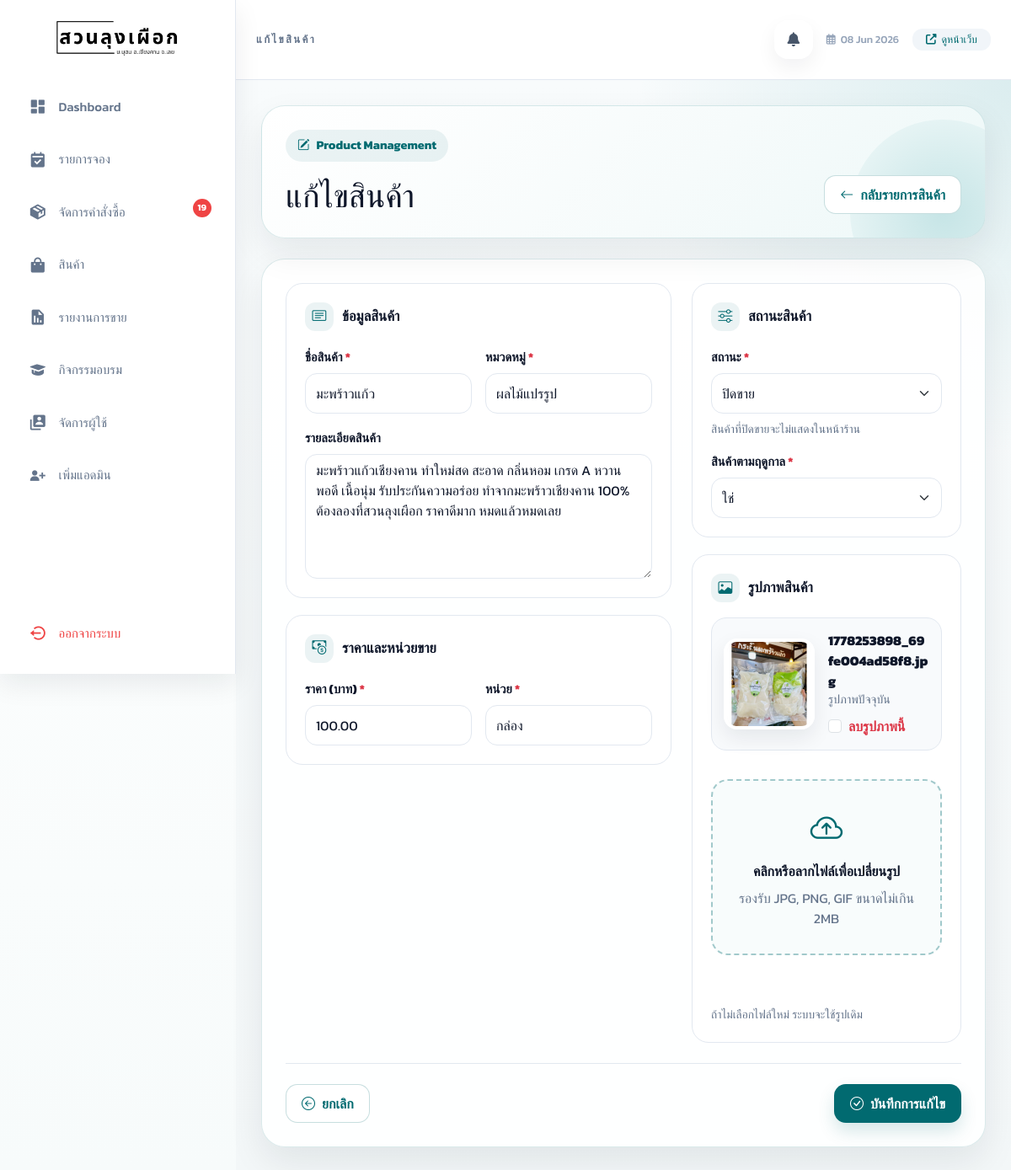
Screenshot of /admin/edit_product.php?id=17 (signed in) with the database file from the repository.
### tables this page shows
CREATE TABLE `products` (
  `product_id` int(11) NOT NULL,
  `product_name` varchar(255) NOT NULL,
  `category` varchar(100) DEFAULT NULL,
  `price` decimal(10,2) NOT NULL,
  `unit` varchar(50) DEFAULT NULL,
  `seasonal` tinyint(1) DEFAULT 0,
  `status` enum('active','inactive') DEFAULT 'active',
  `product_image` varchar(255) DEFAULT NULL,
  `product_description` text DEFAULT NULL
);

### admin/edit_product.php (the view, shortened to what this page needs)
<?php
require_once 'sidebar.php';
$id = isset($_GET['id']) ? (int) $_GET['id'] : 0;
$stmt = $conn->prepare('SELECT * FROM products WHERE product_id = ? LIMIT 1');
$stmt->bind_param('i', $id);
$stmt->execute();
$product = $stmt->get_result()->fetch_assoc();
$adminPageExtraHead = <<<'HTML'
<link href="https://cdn.jsdelivr.net/npm/bootstrap@5.3.3/dist/css/bootstrap.min.css" rel="stylesheet">
<link rel="stylesheet" href="https://cdn.jsdelivr.net/npm/bootstrap-icons@1.11.3/font/bootstrap-icons.min.css">
<link rel="stylesheet" href="css/product_admin.css">
HTML;
?>
<div class="product-admin-page">
    <section class="product-hero">
        <span class="product-topline"><i class="bi bi-pencil-square"></i> Product Management</span>
        <div class="product-hero-grid">
            <div>
                <h1>แก้ไขสินค้า</h1>
            </div>
            <a href="manage_product.php" class="product-btn product-btn-secondary">
                <i class="bi bi-arrow-left"></i> กลับรายการสินค้า
            </a>
        </div>
    </section>
    <section class="product-form-card">
        <form action="update_product.php" method="POST" enctype="multipart/form-data" class="needs-validation" novalidate>
            <div class="product-form-grid">
                <div>
                    <div class="product-section">
                        <h2 class="product-section-title"><i class="bi bi-card-text"></i> ข้อมูลสินค้า</h2>
                        <div class="row g-3">
                            <div class="col-md-6">
                                <label for="product_name" class="form-label">ชื่อสินค้า <span class="text-danger">*</span></label>
                                <input type="text" class="form-control" id="product_name" name="product_name" value="<?= htmlspecialchars((string) $product['product_name'], ENT_QUOTES, 'UTF-8') ?>" required>
                            </div>
                            <div class="col-md-6">
                                <label for="category" class="form-label">หมวดหมู่ <span class="text-danger">*</span></label>
                                <input type="text" class="form-control" id="category" name="category" value="<?= htmlspecialchars((string) $product['category'], ENT_QUOTES, 'UTF-8') ?>" required>
                            </div>
                            <div class="col-12">
                                <label for="product_description" class="form-label">รายละเอียดสินค้า</label>
                                <textarea class="form-control" id="product_description" name="product_description" rows="5"><?= htmlspecialchars((string) ($product['product_description'] ?? ''), ENT_QUOTES, 'UTF-8') ?></textarea>
                            </div>
                        </div>
                    </div>
                    <div class="product-section">
                        <h2 class="product-section-title"><i class="bi bi-cash-coin"></i> ราคาและหน่วยขาย</h2>
                        <div class="row g-3">
                            <div class="col-md-6">
                                <label for="price" class="form-label">ราคา (บาท) <span class="text-danger">*</span></label>
                                <input type="number" class="form-control" id="price" name="price" min="0" step="0.01" value="<?= htmlspecialchars((string) $product['price'], ENT_QUOTES, 'UTF-8') ?>" required>
                            </div>
                            <div class="col-md-6">
                                <label for="unit" class="form-label">หน่วย <span class="text-danger">*</span></label>
                                <input type="text" class="form-control" id="unit" name="unit" value="<?= htmlspecialchars((string) $product['unit'], ENT_QUOTES, 'UTF-8') ?>" required>
                            </div>
                        </div>
                    </div>
                </div>
                <div>
                    <div class="product-section">
                        <h2 class="product-section-title"><i class="bi bi-sliders"></i> สถานะสินค้า</h2>
                        <div class="row g-3">
                            <div class="col-12">
                                <label for="status" class="form-label">สถานะ <span class="text-danger">*</span></label>
                                <select class="form-select" id="status" name="status" required>
                                    <option value="inactive" <?= $product['status'] === 'inactive' ? 'selected' : '' ?>>ปิดขาย</option>
                                </select>
                                <div class="product-help mt-2">สินค้าที่ปิดขายจะไม่แสดงในหน้าร้าน</div>
                            </div>
                            <div class="col-12">
                                <label for="seasonal" class="form-label">สินค้าตามฤดูกาล <span class="text-danger">*</span></label>
                                <select class="form-select" id="seasonal" name="seasonal" required>
                                    <option value="1" <?= (int) $product['seasonal'] === 1 ? 'selected' : '' ?>>ใช่</option>
                                </select>
                            </div>
                        </div>
                    </div>
                    <div class="product-section">
                        <h2 class="product-section-title"><i class="bi bi-image"></i> รูปภาพสินค้า</h2>
                        <?php if (!empty($product['product_image'])): ?>
                            <div class="image-card mb-3">
                                <img src="uploads/products/<?= htmlspecialchars((string) $product['product_image'], ENT_QUOTES, 'UTF-8') ?>" alt="รูปสินค้าปัจจุบัน">
                                <div class="image-card-body">
                                    <div class="image-card-title"><?= htmlspecialchars((string) $product['product_image'], ENT_QUOTES, 'UTF-8') ?></div>
                                    <div class="image-card-meta">รูปภาพปัจจุบัน</div>
                                    <div class="form-check mt-2">
                                        <input class="form-check-input" type="checkbox" name="delete_image" id="deleteImageCheck" value="1">
                                        <label class="form-check-label text-danger fw-bold" for="deleteImageCheck">ลบรูปภาพนี้</label>
                                    </div>
                                </div>
                            </div>
                        <?php else: ?>
                            <div class="product-alert mb-3">
                                ยังไม่มีรูปภาพสินค้า
                            </div>
                        <?php endif; ?>
                        <div class="upload-zone" id="imageUploadBox" role="button" tabindex="0">
                            <i class="bi bi-cloud-arrow-up"></i>
                            <strong>คลิกหรือลากไฟล์เพื่อเปลี่ยนรูป</strong>
                            <span>รองรับ JPG, PNG, GIF ขนาดไม่เกิน 2MB</span>
                        </div>
                        <div class="product-help mt-2">ถ้าไม่เลือกไฟล์ใหม่ ระบบจะใช้รูปเดิม</div>
                    </div>
                </div>
            </div>
            <div class="form-actions">
                <a href="manage_product.php" class="product-btn product-btn-secondary">
                    <i class="bi bi-arrow-left-circle"></i> ยกเลิก
                </a>
                <button type="submit" class="product-btn product-btn-primary">
                    <i class="bi bi-check-circle"></i> บันทึกการแก้ไข
                </button>
            </div>
        </form>
    </section>
</div>

### admin/css/product_admin.css (style rules this page uses)
.product-admin-page { --product-primary: var(--green); --product-primary-dark: var(--green-dark); --product-primary-soft: rgba(1, 106, 112, 0.08); --product-surface: #ffffff; --product-surface-soft: #f8fafc; --product-border: #e2e8f0; --product-text: #0f172a; --product-text-soft: #64748b; --product-success: #16a34a; --product-warning: #f59e0b; --product-danger: #ef4444; display: grid; gap: 24px; }
.product-hero, .product-form-card { border: 1px solid rgba(1, 106, 112, 0.14); border-radius: 28px; background: linear-gradient(135deg, #ffffff 0%, #f6fbfb 58%, #edf8f8 100%); box-shadow: 0 18px 42px rgba(15, 23, 42, 0.08); }
.product-hero { position: relative; overflow: hidden; padding: 28px; }
.product-hero::after { content: ""; position: absolute; inset: auto -60px -80px auto; width: 220px; height: 220px; border-radius: 50%; background: radial-gradient(circle, rgba(13, 138, 146, 0.18), rgba(13, 138, 146, 0)); pointer-events: none; }
.product-topline { display: inline-flex; align-items: center; gap: 8px; padding: 8px 14px; border-radius: 999px; background: var(--product-primary-soft); color: var(--product-primary); font-size: 0.9rem; font-weight: 700; }
.product-hero-grid { position: relative; z-index: 1; display: grid; grid-template-columns: minmax(0, 1fr) auto; gap: 18px; align-items: end; margin-top: 16px; }
.product-hero h1 { margin: 0; color: var(--product-text); font-size: clamp(1.9rem, 3.2vw, 2.85rem); line-height: 1.08; }
.product-form-card { padding: 28px; background: rgba(255, 255, 255, 0.9); }
.product-form-grid { display: grid; grid-template-columns: minmax(0, 1.2fr) minmax(320px, 0.8fr); gap: 24px; }
.product-section { display: grid; gap: 18px; padding: 22px; border: 1px solid var(--product-border); border-radius: 20px; background: var(--product-surface); }
.product-section + .product-section { margin-top: 20px; }
.product-section-title { display: flex; align-items: center; gap: 10px; margin: 0; color: var(--product-text); font-size: 1.05rem; font-weight: 800; }
.product-section-title i { display: inline-flex; width: 34px; height: 34px; align-items: center; justify-content: center; border-radius: 12px; background: var(--product-primary-soft); color: var(--product-primary); }
.product-admin-page .form-label { color: var(--product-text); font-size: 0.92rem; font-weight: 700; }
.product-admin-page .form-control, .product-admin-page .form-select { min-height: 48px; border: 1px solid var(--product-border); border-radius: 14px; color: var(--product-text); background-color: #fff; }
.product-admin-page textarea.form-control { min-height: 148px; }
.upload-zone { display: grid; gap: 8px; justify-items: center; padding: 30px 20px; border: 2px dashed rgba(1, 106, 112, 0.35); border-radius: 20px; background: #f8fcfc; color: var(--product-text-soft); text-align: center; cursor: pointer; transition: 0.2s ease; }
.upload-zone i { color: var(--product-primary); font-size: 2.4rem; }
.upload-zone strong { color: var(--product-text); }
.image-card { display: flex; gap: 16px; align-items: center; min-width: 0; padding: 14px; border: 1px solid var(--product-border); border-radius: 18px; background: var(--product-surface-soft); }
.image-card img { width: 108px; height: 108px; flex: 0 0 108px; border-radius: 16px; object-fit: cover; border: 4px solid #fff; box-shadow: 0 10px 24px rgba(15, 23, 42, 0.08); }
.image-card-body { min-width: 0; flex: 1; }
.image-card-title { color: var(--product-text); font-weight: 800; overflow-wrap: anywhere; }
.image-card-meta { color: var(--product-text-soft); font-size: 0.88rem; }
.form-actions { display: flex; justify-content: space-between; gap: 14px; flex-wrap: wrap; margin-top: 24px; padding-top: 24px; border-top: 1px solid var(--product-border); }
.product-btn { display: inline-flex; align-items: center; justify-content: center; gap: 8px; min-height: 44px; padding: 10px 18px; border-radius: 14px; border: 1px solid transparent; font-weight: 800; text-decoration: none; transition: 0.2s ease; }
.product-btn-primary { color: #fff; background: var(--product-primary); box-shadow: 0 10px 20px rgba(1, 106, 112, 0.16); }
.product-btn-secondary { color: var(--product-primary); background: #fff; border-color: rgba(1, 106, 112, 0.22); }
.product-help { color: var(--product-text-soft); font-size: 0.86rem; }

### rows the page displays
products: product_name "มะพร้าวแก้ว", category "ผลไม้แปรรูป", product_description "มะพร้าวแก้วเชียงคาน ทำใหม่สด สะอาด กลิ่นหอม เกรด A หวานพอดี เนื้อนุ่ม รับประกันความอร่อย ทำจากมะพร้าวเชียงคาน 100% ต้องลองที่สวนลุงเผือก ราคาดีมาก หมดแล้วหมดเลย", price "100.00", unit "กล่อง", status "ปิดขาย", seasonal "ใช่", product_image (picture), product_image "1778253898_69fe004ad58f8.jpg"

### other values shown
$total_pending "19"
$title "แก้ไขสินค้า"
